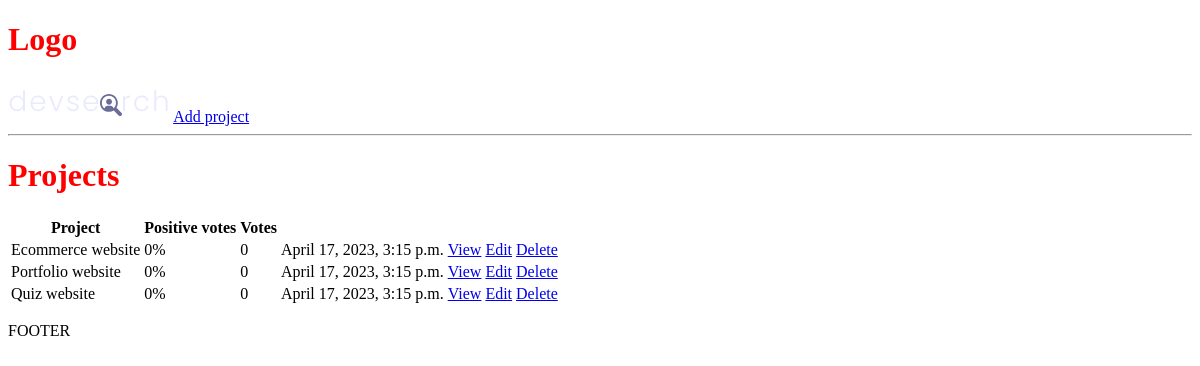
/, run on an earlier commit of the app's database.
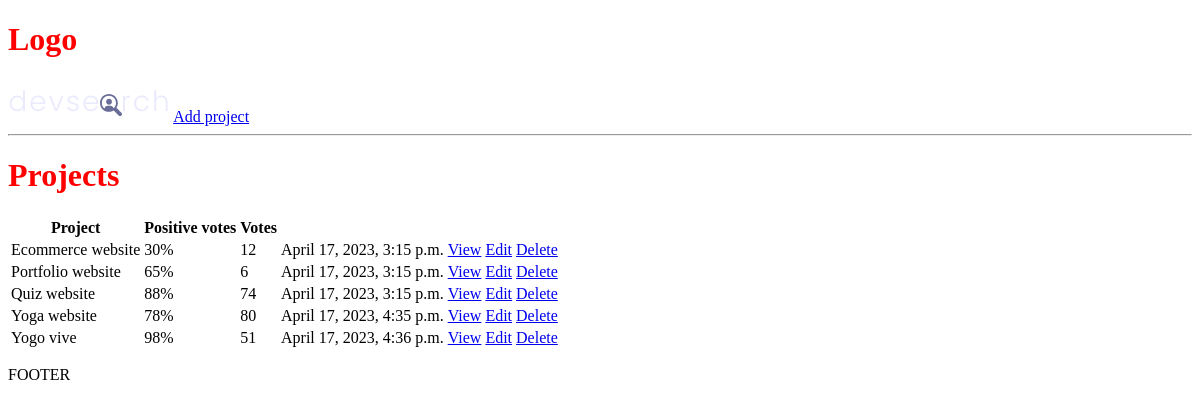
And on a later commit of the database.
### projects/models.py (models this page shows, shortened)
class Project(models.Model):
    title = models.CharField(max_length=200)
    description = models.TextField(null=True,blank=True)
    featured_image = models.ImageField(null=True,blank=True,default='default.jpg')
    demo_link = models.CharField(max_length=2000, null=True,blank=True)
    source_link = models.CharField(max_length=2000,null=True,blank=True)
    tags = models.ManyToManyField('Tag',blank=True)
    vote_total = models.IntegerField(default=0,null=True,blank=True)
    vote_ratio = models.IntegerField(default=0,null=True,blank=True)
    created = models.DateTimeField(auto_now_add=True)
    id = models.UUIDField(default=uuid.uuid4, unique = True,
                          primary_key=True,editable=False)

### projects/views.py (the view)
# urls.py: path('', include('projects.urls')),
def projects(request):
    projects = Project.objects.all()
    context = {'projects' : projects}
    return render(request, 'projects/projects.html',context)

### projects/templates/projects/projects.html
{% extends 'main.html' %}
{% block content %}
<h1>Projects</h1>
<table>
 <tr>
 <th>Project</th>
 <th>Positive votes</th>
 <th>Votes</th>
 <th></th>
 <th></th>
 </tr>
 {% for project in projects  %}
 <tr>
 <td>{{project.title}}</td>
 <td>{{project.vote_ratio}}%</td>
 <td>{{project.vote_total}}</td>
 <td>{{project.created}}</td>
 <td><a href="{% url 'project' project.id %}">View</a></td>
 <td><a href="{% url 'update-project' project.id %}">Edit</a></td>
 <td><a href="{% url 'delete-project' project.id %}">Delete</a></td>
 </tr>
 {% endfor %}
</table>
{% endblock content %}

### templates/main.html (shortened to what this page needs)
<!DOCTYPE html>
{% load static %}
<html>
    <head>
        <link rel="stylesheet" type='text/css'
        media='screen'  href='{% static "styles/main.css" %}'>
    </head>
    <body>
        {% include 'navbar.html' %}
        {% block content %}
        {% endblock content %}
        <P>FOOTER</P>
    </body>
</html>

### templates/navbar.html
<h1>Logo</h1>
{% load static %}
<img src="{% static 'images/logo.svg' %}" />
<a href="{% url 'create-project' %}">Add project</a>
<hr/>

### static/styles/main.css (style rules this page uses)
h1 { color: red; }

What changed in the data, as far as the page shows it:
changed Project "Ecommerce website": vote_ratio "0" → "30"; vote_total "0" → "12"
changed Project "Portfolio website": vote_ratio "0" → "65"; vote_total "0" → "6"
changed Project "Quiz website": vote_ratio "0" → "88"; vote_total "0" → "74"
added Project: title "Yoga website", vote_ratio "78", vote_total "80", created "April 17, 2023, 4:35 p.m."
added Project: title "Yogo vive", vote_ratio "98", vote_total "51", created "April 17, 2023, 4:36 p.m."
